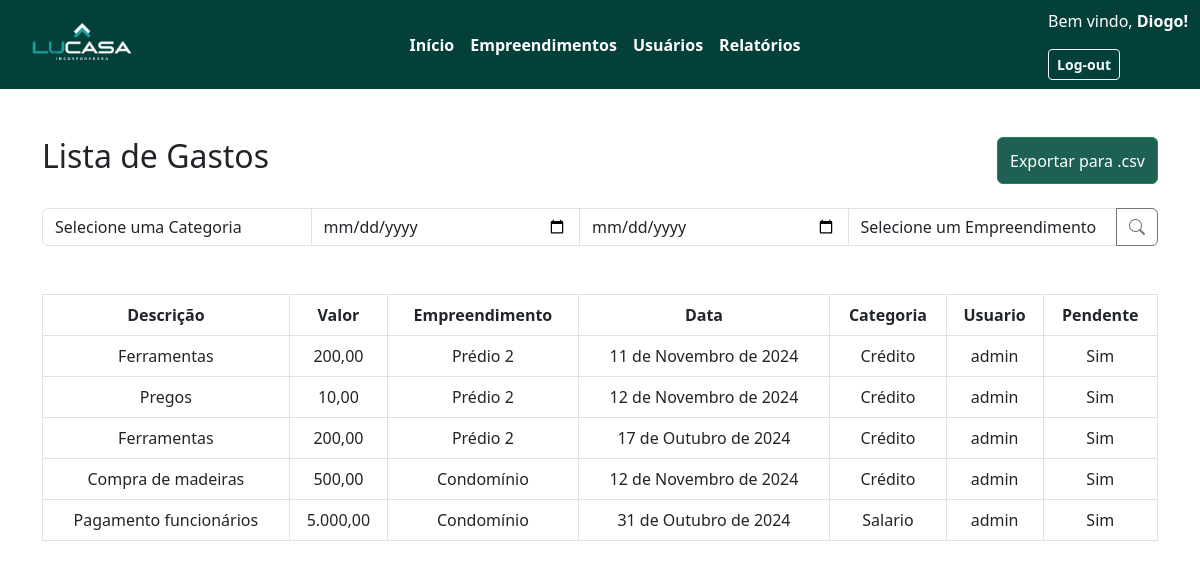
The app's page /listaGastos/ (signed in), older data.
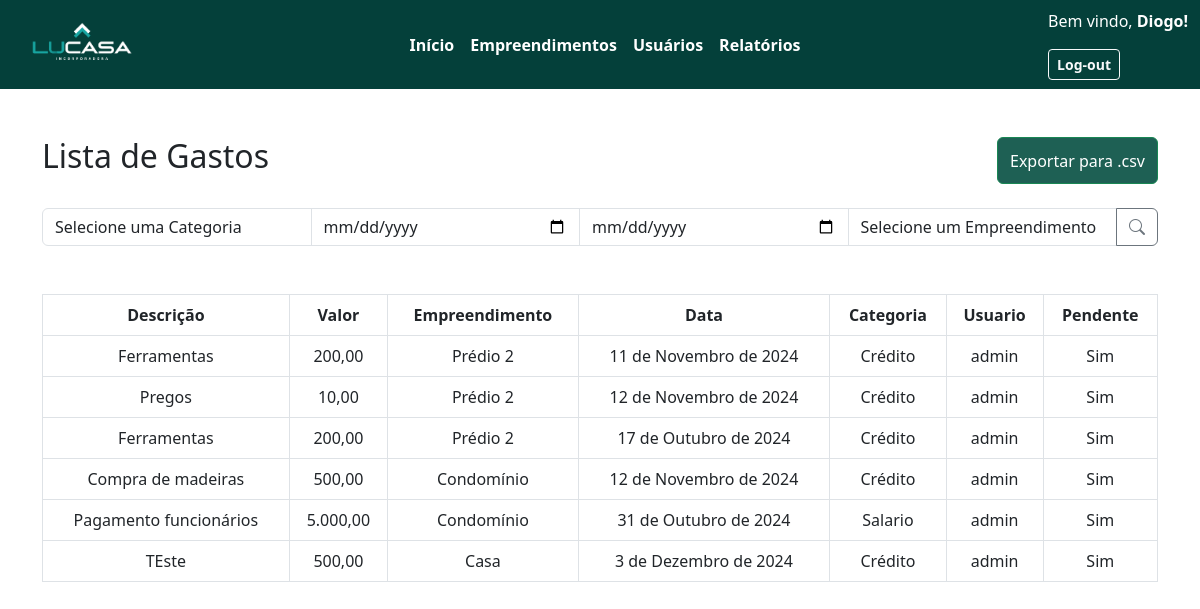
The same page, newer data.
### appteste/models.py (models this page shows, shortened)
class Mov_Financeira(models.Model):
    A_pagar = models.BooleanField(default=False)
    Descricao = models.TextField(max_length=200)
    Valor = models.DecimalField(max_digits=10, decimal_places=2)
    Data = models.DateField(default=datetime.now)
    Pendente = models.BooleanField(default=False)
    Categoria_Financeira = models.ForeignKey(Categoria_Financeira, on_delete=models.CASCADE)
    Empreendimento_id = models.ForeignKey(Empreendimento, on_delete=models.CASCADE)
    Usuario = models.CharField(max_length=25, default="")

class Empreendimento(models.Model):
    Nome = models.CharField(max_length=100, default="")
    Descricao = models.TextField(max_length=200)
    Data_inicio = models.DateField(default=datetime.now)
    Data_fim_prevista = models.DateField(default=datetime.now)
    Data_fim = models.DateField(default=datetime.now)
    UF = models.CharField(max_length=2, default="")
    Cidade = models.CharField(max_length=50, default="")
    Valor_total = models.FloatField()
    Ativo = models.BooleanField(default=True)
    Usuario_id = models.IntegerField(default=0)

class Categoria_Financeira(models.Model):
    Nome = models.CharField(max_length=50, default="")
    Descricao = models.CharField(max_length=100)
    Ativa = models.BooleanField(default=True)
    def __str__(self) -> str:
        return self.Descricao

### appteste/views.py (the view)
# urls.py: path('listaGastos/', views.listaGastos, name='listaGastos'),
@login_required
def listaGastos(request):
    if (request.method == 'POST'):
        categoria = request.POST.get('categoria')
        data1 = request.POST.get('data1')
        if data1:
            data1 = datetime.strptime(data1, '%Y-%m-%d')
        data2 = request.POST.get('data2')
        if data2:
            data2 = datetime.strptime(data2, '%Y-%m-%d')
        empreendimento = request.POST.get('empreendimento')
        gastos = Mov_Financeira.objects.filter(A_pagar = True)
        if (categoria != ""):
            gastos = gastos.filter(Categoria_Financeira = categoria)
        if (data1 != "" or data2 != ""):
            gastos = gastos.filter(Data__gte=data1, Data__lte=data2)
        if (empreendimento != ""):
            gastos = gastos.filter(Empreendimento_id = empreendimento)
    else:
        gastos = Mov_Financeira.objects.filter(A_pagar=True).order_by('Empreendimento_id')
    emp = Empreendimento.objects.filter(Ativo=True)
    categorias = Categoria_Financeira.objects.filter(Ativa=True)
    context = {'gastos': gastos, 'emp': emp, 'categorias': categorias}
    return render(request, 'appteste/Gastos/listaGastos.html', context)

### appteste/templates/appteste/Gastos/listaGastos.html (shortened to what this page needs)
{% extends "appteste/cabecalho.html" %}
{% block content %}
{% load static %}
<link href="{% static 'css/listas.css' %}" rel="stylesheet">
<link rel="stylesheet"
    href="https://cdnjs.cloudflare.com/ajax/libs/bootstrap-icons/1.10.5/font/bootstrap-icons.min.css">
<link rel="stylesheet" href="https://cdnjs.cloudflare.com/ajax/libs/font-awesome/6.0.0-beta3/css/all.min.css">
<body>
    <div class="container mt-5">
        <div style="display: flex; justify-content: space-between;">
            <h2>Lista de Gastos</h2>
            <button class="btn btn-success" onclick="exportTableToCSV('tabela', 'dados.csv')">Exportar para
                .csv</button>
        </div>
        <br>
        <form method="POST" class="mb-4" action="{% url 'listaGastos' %}">
            <div class="input-group mb-3">
                <select class="form-control" name="categoria">
                    <option value="">Selecione uma Categoria</option>
                </select>
                <input type="date" name="data1" class="form-control">
                <input type="date" name="data2" class="form-control">
                <select class="form-control" name="empreendimento">
                    <option value="">Selecione um Empreendimento</option>
                </select>
                <button type="submit" class="btn btn-outline-secondary"><i class="bi bi-search"></i></button>
            </div>
        </form>
        <br>
        <table class="table table-bordered table-hover" id="tabela">
            <thead>
                <tr>
                    <th>Descrição</th>
                    <th>Valor</th>
                    <th>Empreendimento</th>
                    <th>Data</th>
                    <th>Categoria</th>
                    <th>Usuario</th>
                    <th>Pendente</th>
                </tr>
            </thead>
            <tbody>
                {% for gasto in gastos %}
                <tr>
                    <td>{{ gasto.Descricao }}</td>
                    <td>{{ gasto.Valor }}</td>
                    <td>{{ gasto.Empreendimento_id.Nome }}</td>
                    <td>{{ gasto.Data }}</td>
                    <td>{{ gasto.Categoria_Financeira }}</td>
                    <td>{{ gasto.Usuario }}</td>
                    <td>
                        {% if gasto.Pendente %}
                        Sim
                        {% else %}
                        Não
                        {% endif %}
                    </td>
                </tr>
                {% empty %}
                <tr>
                    <td colspan="7">Nenhum gasto cadastrado.</td>
                </tr>
                {% endfor %}
            </tbody>
        </table>
    </div>
</body>
{% endblock %}

Row changes from the older to the newer data that the page shows:
added Mov_Financeira: Descricao "TEste", Valor "500,00", Empreendimento_id.Nome "Casa", Data "3 de Dezembro de 2024", Categoria_Financeira "Crédito", Usuario "admin", Pendente "Sim"
